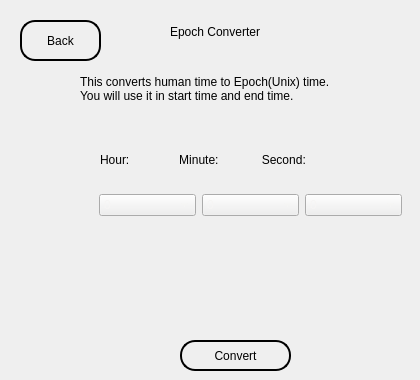
     <widget class="QWidget" name="HumanToEpoch">
      <widget class="QLabel" name="EpochTitle">
       <property name="geometry">
        <rect>
         <x>170</x>
         <y>20</y>
         <width>148</width>
         <height>23</height>
        </rect>
       </property>
       <property name="styleSheet">
        <string notr="true">background-color: qlineargradient(spread:pad, x1:0, y1:0, x2:1, y2:1, stop:0 rgba(255, 255, 255, 0), stop:1 rgba(255, 255, 255, 0));
font: 14pt &quot;Raleway&quot;;</string>
       </property>
       <property name="text">
        <string>Epoch Converter</string>
       </property>
      </widget>
      <widget class="QLabel" name="EpochInfo">
       <property name="geometry">
        <rect>
         <x>80</x>
         <y>70</y>
         <width>321</width>
         <height>37</height>
        </rect>
       </property>
       <property name="styleSheet">
        <string notr="true">background-color: qlineargradient(spread:pad, x1:0, y1:0, x2:1, y2:1, stop:0 rgba(255, 255, 255, 0), stop:1 rgba(255, 255, 255, 0));
font: 11pt &quot;Raleway&quot;;</string>
       </property>
       <property name="text">
        <string>This converts human time to Epoch(Unix) time. 
You will use it in start time and end time.</string>
       </property>
      </widget>
      <widget class="QFrame" name="Selector">
       <property name="geometry">
        <rect>
         <x>90</x>
         <y>170</y>
         <width>321</width>
         <height>71</height>
        </rect>
       </property>
       <property name="styleSheet">
        <string notr="true">QFrame{
background-color: qlineargradient(spread:pad, x1:0, y1:0, x2:1, y2:1, stop:0 rgba(0, 0, 0, 0), stop:1 rgba(255, 255, 255, 0));
border:none;
}
QComboBox{
color:rgb(246, 245, 244);
}</string>
       </property>
       <property name="frameShape">
        <enum>QFrame::StyledPanel</enum>
       </property>
       <property name="frameShadow">
        <enum>QFrame::Raised</enum>
       </property>
       <layout class="QHBoxLayout" name="horizontalLayout_16">
        <item>
         <widget class="QComboBox" name="Hour">
          <item>
           <property name="text">
            <string>0</string>
           </property>
          </item>
          <item>
           <property name="text">
            <string>1</string>
           </property>
          </item>
          <item>
           <property name="text">
            <string>2</string>
           </property>
          </item>
          <item>
           <property name="text">
            <string>3</string>
           </property>
          </item>
          <item>
           <property name="text">
            <string>4</string>
           </property>
          </item>
          <item>
           <property name="text">
            <string>5</string>
           </property>
          </item>
          <item>
           <property name="text">
            <string>6</string>
           </property>
          </item>
          <item>
           <property name="text">
            <string>7</string>
           </property>
          </item>
          <item>
           <property name="text">
            <string>8</string>
           </property>
          </item>
          <item>
           <property name="text">
            <string>9</string>
           </property>
          </item>
          <item>
           <property name="text">
            <string>10</string>
           </property>
          </item>
          <item>
           <property name="text">
            <string>11</string>
           </property>
          </item>
          <item>
           <property name="text">
            <string>12</string>
           </property>
          </item>
          <item>
           <property name="text">
            <string>13</string>
           </property>
          </item>
          <item>
           <property name="text">
            <string>14</string>
           </property>
          </item>
          <item>
           <property name="text">
            <string>15</string>
           </property>
          </item>
          <item>
           <property name="text">
            <string>16</string>
           </property>
          </item>
          <item>
           <property name="text">
            <string>17</string>
           </property>
          </item>
          <item>
           <property name="text">
            <string>18</string>
           </property>
          </item>
          <item>
           <property name="text">
            <string>19</string>
           </property>
          </item>
          <item>
           <property name="text">
            <string>20</string>
           </property>
          </item>
          <item>
           <property name="text">
            <string>21</string>
           </property>
          </item>
          <item>
           <property name="text">
            <string>22</string>
           </property>
          </item>
          <item>
           <property name="text">
            <string>23</string>
           </property>
          </item>
         </widget>
        </item>
        <item>
         <widget class="QComboBox" name="Minute">
          <item>
           <property name="text">
            <string>0</string>
           </property>
          </item>
          <item>
           <property name="text">
            <string>1</string>
           </property>
          </item>
          <item>
           <property name="text">
            <string>2</string>
           </property>
          </item>
          <item>
           <property name="text">
            <string>3</string>
           </property>
          </item>
          <item>
           <property name="text">
            <string>4</string>
           </property>
          </item>
          <item>
           <property name="text">
            <string>5</string>
           </property>
          </item>
          <item>
           <property name="text">
            <string>6</string>
           </property>
          </item>
          <item>
           <property name="text">
            <string>7</string>
           </property>
          </item>
          <item>
           <property name="text">
            <string>8</string>
           </property>
          </item>
          <item>
           <property name="text">
            <string>9</string>
           </property>
          </item>
          <item>
           <property name="text">
            <string>10</string>
           </property>
          </item>
          <item>
           <property name="text">
            <string>11</string>
           </property>
          </item>
          <item>
           <property name="text">
            <string>12</string>
           </property>
          </item>
          <item>
           <property name="text">
            <string>13</string>
           </property>
          </item>
          <item>
           <property name="text">
            <string>14</string>
           </property>
          </item>
          <item>
           <property name="text">
            <string>15</string>
           </property>
          </item>
          <item>
           <property name="text">
            <string>16</string>
           </property>
          </item>
          <item>
           <property name="text">
            <string>17</string>
           </property>
          </item>
          <item>
           <property name="text">
            <string>18</string>
           </property>
          </item>
          <item>
           <property name="text">
            <string>19</string>
           </property>
          </item>
          <item>
           <property name="text">
            <string>20</string>
           </property>
          </item>
          <item>
           <property name="text">
            <string>21</string>
           </property>
          </item>
          <item>
           <property name="text">
            <string>22</string>
           </property>
          </item>
          <item>
           <property name="text">
            <string>23</string>
           </property>
          </item>
          <item>
           <property name="text">
            <string>24</string>
           </property>
          </item>
          <item>
           <property name="text">
            <string>25</string>
           </property>
          </item>
          <item>
           <property name="text">
            <string>26</string>
           </property>
          </item>
          <item>
           <property name="text">
            <string>27</string>
           </property>
          </item>
          <item>
           <property name="text">
            <string>28</string>
           </property>
          </item>
          <item>
           <property name="text">
            <string>29</string>
           </property>
          </item>
          <item>
           <property name="text">
            <string>30</string>
           </property>
          </item>
          <item>
           <property name="text">
            <string>31</string>
           </property>
          </item>
          <item>
           <property name="text">
            <string>32</string>
           </property>
          </item>
          <item>
           <property name="text">
            <string>33</string>
           </property>
          </item>
          <item>
           <property name="text">
            <string>34</string>
           </property>
          </item>
          <item>
           <property name="text">
            <string>35</string>
           </property>
          </item>
          <item>
           <property name="text">
            <string>36</string>
           </property>
          </item>
          <item>
           <property name="text">
            <string>37</string>
           </property>
          </item>
          <item>
           <property name="text">
            <string>38</string>
           </property>
          </item>
          <item>
           <property name="text">
            <string>39</string>
           </property>
          </item>
          <item>
           <property name="text">
            <string>40</string>
           </property>
          </item>
          <item>
           <property name="text">
            <string>41</string>
           </property>
          </item>
          <item>
           <property name="text">
            <string>42</string>
           </property>
          </item>
          <item>
           <property name="text">
            <string>43</string>
           </property>
          </item>
          <item>
           <property name="text">
            <string>44</string>
           </property>
          </item>
          <item>
           <property name="text">
            <string>45</string>
           </property>
          </item>
          <item>
           <property name="text">
            <string>46</string>
           </property>
          </item>
          <item>
           <property name="text">
            <string>47</string>
           </property>
          </item>
          <item>
           <property name="text">
            <string>48</string>
           </property>
          </item>
          <item>
           <property name="text">
            <string>49</string>
           </property>
          </item>
          <item>
           <property name="text">
            <string>50</string>
           </property>
          </item>
          <item>
           <property name="text">
            <string>51</string>
           </property>
          </item>
          <item>
           <property name="text">
            <string>52</string>
           </property>
          </item>
          <item>
           <property name="text">
            <string>53</string>
           </property>
          </item>
          <item>
           <property name="text">
            <string>54</string>
           </property>
          </item>
          <item>
           <property name="text">
            <string>55</string>
           </property>
          </item>
          <item>
           <property name="text">
            <string>56</string>
           </property>
          </item>
          <item>
           <property name="text">
            <string>57</string>
           </property>
          </item>
          <item>
           <property name="text">
            <string>58</string>
           </property>
          </item>
          <item>
           <property name="text">
            <string>59</string>
           </property>
          </item>
         </widget>
        </item>
        <item>
         <widget class="QComboBox" name="Second">
          <item>
           <property name="text">
            <string>0</string>
           </property>
          </item>
          <item>
           <property name="text">
            <string>1</string>
           </property>
          </item>
          <item>
           <property name="text">
            <string>2</string>
           </property>
          </item>
          <item>
           <property name="text">
            <string>3</string>
           </property>
          </item>
          <item>
           <property name="text">
            <string>4</string>
           </property>
          </item>
          <item>
           <property name="text">
            <string>5</string>
           </property>
          </item>
          <item>
           <property name="text">
            <string>6</string>
           </property>
          </item>
          <item>
           <property name="text">
            <string>7</string>
           </property>
          </item>
          <item>
           <property name="text">
            <string>8</string>
           </property>
          </item>
          <item>
           <property name="text">
            <string>9</string>
           </property>
          </item>
          <item>
           <property name="text">
            <string>10</string>
           </property>
          </item>
          <item>
           <property name="text">
            <string>11</string>
           </property>
          </item>
          <item>
           <property name="text">
            <string>12</string>
           </property>
          </item>
          <item>
           <property name="text">
            <string>13</string>
           </property>
          </item>
          <item>
           <property name="text">
            <string>14</string>
           </property>
          </item>
          <item>
           <property name="text">
            <string>15</string>
           </property>
          </item>
          <item>
           <property name="text">
            <string>16</string>
           </property>
          </item>
          <item>
           <property name="text">
            <string>17</string>
           </property>
          </item>
          <item>
           <property name="text">
            <string>18</string>
           </property>
          </item>
          <item>
           <property name="text">
            <string>19</string>
           </property>
          </item>
          <item>
           <property name="text">
            <string>20</string>
           </property>
          </item>
          <item>
           <property name="text">
            <string>21</string>
           </property>
          </item>
          <item>
           <property name="text">
            <string>22</string>
           </property>
          </item>
          <item>
           <property name="text">
            <string>23</string>
           </property>
          </item>
          <item>
           <property name="text">
            <string>24</string>
           </property>
          </item>
          <item>
           <property name="text">
            <string>25</string>
           </property>
          </item>
          <item>
           <property name="text">
            <string>26</string>
           </property>
          </item>
          <item>
           <property name="text">
            <string>27</string>
           </property>
          </item>
          <item>
           <property name="text">
            <string>28</string>
           </property>
          </item>
          <item>
           <property name="text">
            <string>29</string>
           </property>
          </item>
          <item>
           <property name="text">
            <string>30</string>
           </property>
          </item>
          <item>
           <property name="text">
            <string>31</string>
           </property>
          </item>
          <item>
           <property name="text">
            <string>32</string>
           </property>
          </item>
          <item>
           <property name="text">
            <string>33</string>
           </property>
          </item>
          <item>
           <property name="text">
            <string>34</string>
           </property>
          </item>
          <item>
           <property name="text">
            <string>35</string>
           </property>
          </item>
          <item>
           <property name="text">
            <string>36</string>
           </property>
          </item>
          <item>
           <property name="text">
            <string>37</string>
           </property>
          </item>
          <item>
           <property name="text">
            <string>38</string>
           </property>
          </item>
          <item>
           <property name="text">
            <string>39</string>
           </property>
          </item>
          <item>
           <property name="text">
            <string>40</string>
           </property>
          </item>
          <item>
           <property name="text">
            <string>41</string>
           </property>
          </item>
          <item>
           <property name="text">
            <string>42</string>
           </property>
          </item>
          <item>
           <property name="text">
            <string>43</string>
           </property>
          </item>
          <item>
           <property name="text">
            <string>44</string>
           </property>
          </item>
          <item>
           <property name="text">
            <string>45</string>
           </property>
          </item>
          <item>
           <property name="text">
            <string>46</string>
           </property>
          </item>
          <item>
           <property name="text">
            <string>47</string>
           </property>
          </item>
          <item>
           <property name="text">
            <string>48</string>
           </property>
          </item>
          <item>
           <property name="text">
            <string>49</string>
           </property>
          </item>
          <item>
           <property name="text">
            <string>50</string>
           </property>
          </item>
          <item>
           <property name="text">
            <string>51</string>
           </property>
          </item>
          <item>
           <property name="text">
            <string>52</string>
           </property>
          </item>
          <item>
           <property name="text">
            <string>53</string>
           </property>
          </item>
          <item>
           <property name="text">
            <string>54</string>
           </property>
          </item>
          <item>
           <property name="text">
            <string>55</string>
           </property>
          </item>
          <item>
           <property name="text">
            <string>56</string>
           </property>
          </item>
          <item>
           <property name="text">
            <string>57</string>
           </property>
          </item>
          <item>
           <property name="text">
            <string>58</string>
           </property>
          </item>
          <item>
           <property name="text">
            <string>59</string>
           </property>
          </item>
         </widget>
        </item>
       </layout>
      </widget>
      <widget class="QLabel" name="indicator">
       <property name="geometry">
        <rect>
         <x>100</x>
         <y>150</y>
         <width>301</width>
         <height>19</height>
        </rect>
       </property>
       <property name="styleSheet">
        <string notr="true">background-color: qlineargradient(spread:pad, x1:0, y1:0, x2:1, y2:1, stop:0 rgba(255, 255, 255, 0), stop:1 rgba(255, 255, 255, 0));
font: 11pt &quot;Raleway&quot;;</string>
       </property>
       <property name="text">
        <string>Hour:               Minute:             Second:</string>
       </property>
      </widget>
      <widget class="QPushButton" name="EpochToMain">
       <property name="geometry">
        <rect>
         <x>20</x>
         <y>20</y>
         <width>81</width>
         <height>41</height>
        </rect>
       </property>
       <property name="cursor">
        <cursorShape>PointingHandCursor</cursorShape>
       </property>
       <property name="styleSheet">
        <string notr="true">background-color: qlineargradient(spread:pad, x1:0, y1:0, x2:1, y2:1, stop:0 rgba(255, 255, 255, 0), stop:1 rgba(255, 255, 255, 0));
border-style: outset;
border-width: 2px;
border-radius: 15px;
border-color:rgb(0, 0, 0) ;
padding: 4px;
color:rgb(0, 0, 0);
font: 9pt &quot;Roboto&quot;;</string>
       </property>
       <property name="text">
        <string>Back</string>
       </property>
       <property name="icon">
        <iconset resource="Resources.qrc">
         <normaloff>:/Arrows/Left arrow.png</normaloff>:/Arrows/Left arrow.png</iconset>
       </property>
       <property name="iconSize">
        <size>
         <width>20</width>
         <height>20</height>
        </size>
       </property>
      </widget>
      <widget class="QPushButton" name="ConvertButton">
       <property name="geometry">
        <rect>
         <x>180</x>
         <y>340</y>
         <width>111</width>
         <height>31</height>
        </rect>
       </property>
       <property name="cursor">
        <cursorShape>PointingHandCursor</cursorShape>
       </property>
       <property name="styleSheet">
        <string notr="true">background-color: qlineargradient(spread:pad, x1:0, y1:0, x2:1, y2:1, stop:0 rgba(255, 255, 255, 0), stop:1 rgba(255, 255, 255, 0));
border-style: outset;
border-width: 2px;
border-radius: 15px;
border-color:rgb(0, 0, 0) ;
padding: 4px;
color:rgb(0, 0, 0);
font: 9pt &quot;Roboto&quot;;</string>
       </property>
       <property name="text">
        <string>Convert</string>
       </property>
       <property name="iconSize">
        <size>
         <width>20</width>
         <height>20</height>
        </size>
       </property>
      </widget>
      <widget class="QLineEdit" name="EpochResult">
       <property name="geometry">
        <rect>
         <x>102</x>
         <y>281</y>
         <width>291</width>
         <height>31</height>
        </rect>
       </property>
       <property name="styleSheet">
        <string notr="true">background-color: qlineargradient(spread:pad, x1:0, y1:0, x2:1, y2:1, stop:0 rgba(0, 0, 0, 0), stop:1 rgba(255, 255, 255, 0));
border:none;</string>
       </property>
       <property name="text">
        <string/>
       </property>
       <property name="echoMode">
        <enum>QLineEdit::Normal</enum>
       </property>
       <property name="readOnly">
        <bool>true</bool>
       </property>
      </widget>
     </widget>
